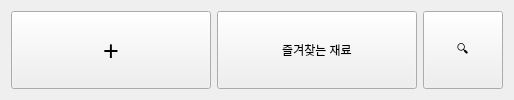
           <widget class="QFrame" name="horizontalFrame_3">
            <property name="sizePolicy">
             <sizepolicy hsizetype="Preferred" vsizetype="Fixed">
              <horstretch>0</horstretch>
              <verstretch>0</verstretch>
             </sizepolicy>
            </property>
            <property name="minimumSize">
             <size>
              <width>0</width>
              <height>65</height>
             </size>
            </property>
            <layout class="QHBoxLayout" name="horizontalLayout_5">
             <item>
              <widget class="QPushButton" name="ref_add_self_btn">
               <property name="sizePolicy">
                <sizepolicy hsizetype="Fixed" vsizetype="Preferred">
                 <horstretch>0</horstretch>
                 <verstretch>0</verstretch>
                </sizepolicy>
               </property>
               <property name="minimumSize">
                <size>
                 <width>200</width>
                 <height>0</height>
                </size>
               </property>
               <property name="font">
                <font>
                 <pointsize>20</pointsize>
                 <bold>false</bold>
                 <stylestrategy>PreferAntialias</stylestrategy>
                </font>
               </property>
               <property name="text">
                <string>+</string>
               </property>
              </widget>
             </item>
             <item>
              <widget class="QPushButton" name="fav_ch_btn">
               <property name="sizePolicy">
                <sizepolicy hsizetype="Fixed" vsizetype="Preferred">
                 <horstretch>0</horstretch>
                 <verstretch>0</verstretch>
                </sizepolicy>
               </property>
               <property name="minimumSize">
                <size>
                 <width>200</width>
                 <height>0</height>
                </size>
               </property>
               <property name="styleSheet">
                <string notr="true"/>
               </property>
               <property name="text">
                <string>즐겨찾는 재료</string>
               </property>
              </widget>
             </item>
             <item>
              <widget class="QPushButton" name="open_search_manage_modal_btn">
               <property name="sizePolicy">
                <sizepolicy hsizetype="Preferred" vsizetype="Preferred">
                 <horstretch>0</horstretch>
                 <verstretch>0</verstretch>
                </sizepolicy>
               </property>
               <property name="text">
                <string>🔍︎</string>
               </property>
              </widget>
             </item>
            </layout>
           </widget>
